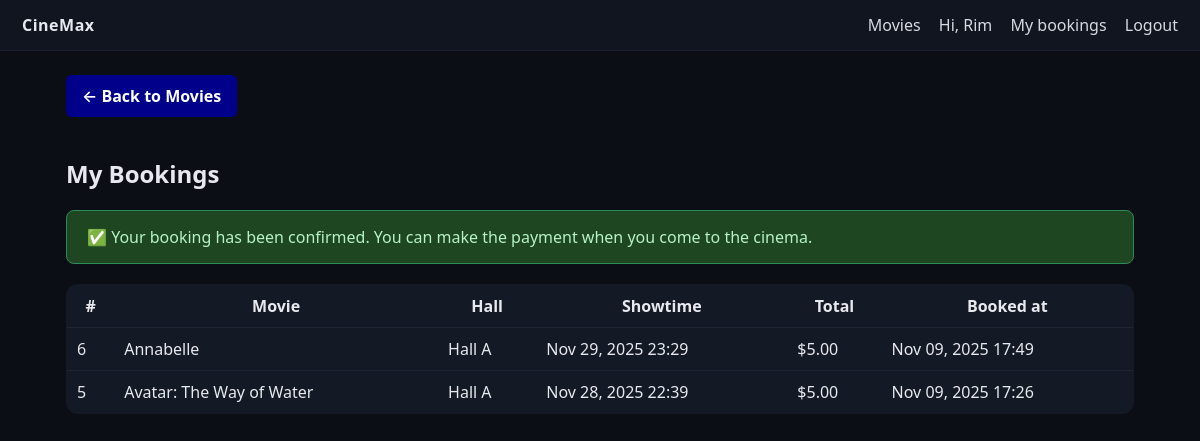
The page /my_bookings.php (signed in) on the database its author committed.
### tables this page shows
CREATE TABLE `bookings` (
  `id` int(11) NOT NULL,
  `user_id` int(11) NOT NULL,
  `showtime_id` int(11) NOT NULL,
  `total_price` decimal(10,2) NOT NULL DEFAULT 0.00,
  `created_at` timestamp NOT NULL DEFAULT current_timestamp()
);

CREATE TABLE `movies` (
  `id` int(11) NOT NULL,
  `title` varchar(200) NOT NULL,
  `poster_url` varchar(500) DEFAULT NULL,
  `rating` varchar(10) DEFAULT NULL,
  `duration_mins` int(11) DEFAULT NULL,
  `description` text DEFAULT NULL,
  `created_at` timestamp NOT NULL DEFAULT current_timestamp()
);

CREATE TABLE `auditoriums` (
  `id` int(11) NOT NULL,
  `name` varchar(100) NOT NULL,
  `rows` int(11) NOT NULL,
  `cols` int(11) NOT NULL
);

CREATE TABLE `showtimes` (
  `id` int(11) NOT NULL,
  `movie_id` int(11) NOT NULL,
  `auditorium_id` int(11) NOT NULL,
  `show_datetime` datetime NOT NULL,
  `price` decimal(10,2) NOT NULL DEFAULT 0.00
);

### auth.php (called while the page is built, shortened)
<?php
function current_user(): ?array {
  return $_SESSION['user'] ?? null;
}

### my_bookings.php (the view, shortened to what this page needs)
<?php
require_once __DIR__ . '/auth.php';
$pdo = db();
$user = current_user();
$rows = $pdo->prepare("SELECT b.id, b.created_at, b.total_price, s.show_datetime, m.title, a.name AS hall
  FROM bookings b
  JOIN showtimes s ON s.id=b.showtime_id
  JOIN movies m ON m.id=s.movie_id
  JOIN auditoriums a ON a.id=s.auditorium_id
  WHERE b.user_id=?
  ORDER BY b.created_at DESC");
$rows->execute([$user['id']]);
$list = $rows->fetchAll();
?>
<!doctype html>
<html lang="en">
<head>
  <link rel="stylesheet" href="/cinemax/assets/style.css">
</head>
<body>
<header class="nav">
  <div class="brand">CineMax</div>
  <nav>
    <a href="/cinemax/index.php">Movies</a>
    <span class="hello">Hi, <?=htmlspecialchars($user['name'])?></span>
    <a href="/cinemax/my_bookings.php">My bookings</a>
    <a href="/cinemax/logout.php">Logout</a>
  </nav>
</header>
<main class="container">
  <a href="/cinemax/index.php" class="back-btn">← Back to Movies</a>
  <h2>My Bookings</h2>
  <div class="success-box">
      ✅ Your booking has been confirmed. You can make the payment when you come to the cinema.
  </div>
  <?php if(empty($list)): ?>
    <p>No bookings yet. <a href="/cinemax/index.php">Browse movies</a> to start booking!</p>
  <?php else: ?>
    <table class="table">
      <tr>
        <th>#</th>
        <th>Movie</th>
        <th>Hall</th>
        <th>Showtime</th>
        <th>Total</th>
        <th>Booked at</th>
      </tr>
      <?php foreach($list as $r): ?>
      <tr>
        <td><?= (int)$r['id'] ?></td>
        <td><?= htmlspecialchars($r['title']) ?></td>
        <td><?= htmlspecialchars($r['hall']) ?></td>
        <td><?= date('M d, Y H:i', strtotime($r['show_datetime'])) ?></td>
        <td>$<?= number_format($r['total_price'], 2) ?></td>
        <td><?= date('M d, Y H:i', strtotime($r['created_at'])) ?></td>
      </tr>
      <?php endforeach; ?>
    </table>
  <?php endif; ?>
</main>
</body>
</html>

### assets/style.css (style rules this page uses)
* { box-sizing:border-box }
body { font-family:system-ui,-apple-system,Segoe UI,Roboto,Ubuntu,Helvetica,Arial,sans-serif;margin:0;background:#0b0e14;color:#e7e9ee }
.nav { display:flex;justify-content:space-between;align-items:center;padding:14px 22px;background:#111520;border-bottom:1px solid #1b2130 }
.nav .brand { font-weight:700;letter-spacing:.5px }
.nav a,.nav .hello { color:#d6d9e0;text-decoration:none;margin-left:14px }
.container { max-width:1100px;margin:24px auto;padding:0 16px }
.table { width:100%;border-collapse:collapse;background:#141a25;border:1px solid #1e2434;border-radius:12px;overflow:hidden }
.table th,.table td { padding:10px;border-bottom:1px solid #1e2434 }

### my_bookings.php (style rules this page uses)
.back-btn { display:inline-block; background:darkblue; color:#fff; padding:10px 16px; border-radius:6px; text-decoration:none; font-weight:600; margin-bottom:20px; transition:0.2s ease; }
.success-box { background:#1e4620; color:#b6f2c5; padding:15px 20px; border-radius:8px; margin-bottom:20px; border:1px solid #2e8b57; font-size:16px; }

### rows shown on the page
bookings: id "6", movies.title "Annabelle", auditoriums.name "Hall A", showtime.show_datetime "Nov 29, 2025 23:29", total_price "5.00", created_at "Nov 09, 2025 17:49"
bookings: id "5", movies.title "Avatar: The Way of Water", auditoriums.name "Hall A", showtime.show_datetime "Nov 28, 2025 22:39", total_price "5.00", created_at "Nov 09, 2025 17:26"

### other values the page prints
$user['name'] "Rim"
